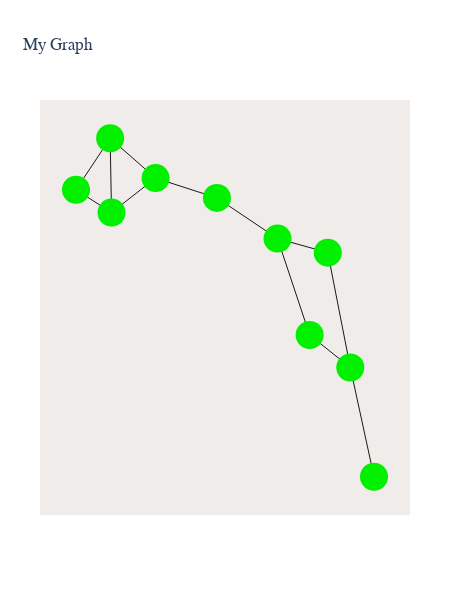

The notebook cell this image was saved under:
### Code cell
iplot(fig)

### Figure 1 — Plotly figure (JSON) as saved in the notebook; plotly's stock layout.template omitted (floating-point values rounded to 4 significant figures)
{"data": [{"hoverinfo": "none", "line": {"color": "rgb(25,25,25)", "width": 1}, "mode": "lines", "type": "scatter", "x": [-1, -0.7707, null, -1, -0.7797, null, -0.7707, -0.7797, null, -0.7707, -0.4865, null, -0.7797, -0.4865, null, -0.4865, -0.09035, null, -0.09035, 0.3006, null, 0.3006, 0.508, null, 0.3006, 0.6251, null, 0.508, 0.7703, null, 0.6251, 0.7703, null, 0.7703, 0.9233, null], "y": [0.1558, 0.1043, null, 0.1558, 0.2721, null, 0.1043, 0.2721, null, 0.1043, 0.1821, null, 0.2721, 0.1821, null, 0.1821, 0.1373, null, 0.1373, 0.04555, null, 0.04555, -0.1724, null, 0.04555, 0.01372, null, -0.1724, -0.2459, null, 0.01372, -0.2459, null, -0.2459, -0.4927, null]}, {"hoverinfo": "text", "marker": {"color": "rgb(0,240,0)", "size": 28}, "mode": "markers", "text": ["Hero", "Dunn", "Sue", "Chi", "Thor", "Clive", "Hicks", "Devin", "Kate", "Klein"], "type": "scatter", "x": [-1, -0.7707, -0.7797, -0.4865, -0.09035, 0.3006, 0.508, 0.6251, 0.7703, 0.9233], "y": [0.1558, 0.1043, 0.2721, 0.1821, 0.1373, 0.04555, -0.1724, 0.01372, -0.2459, -0.4927]}], "layout": {"autosize": false, "font": {"family": "Balto"}, "height": 600, "hovermode": "closest", "margin": {"b": 85, "l": 40, "pad": 0, "r": 40, "t": 100}, "plot_bgcolor": "#efecea", "showlegend": false, "title": {"text": "My Graph"}, "width": 450, "xaxis": {"showgrid": false, "showline": false, "showticklabels": false, "title": {"text": ""}, "zeroline": false}, "yaxis": {"showgrid": false, "showline": false, "showticklabels": false, "title": {"text": ""}, "zeroline": false}}}
